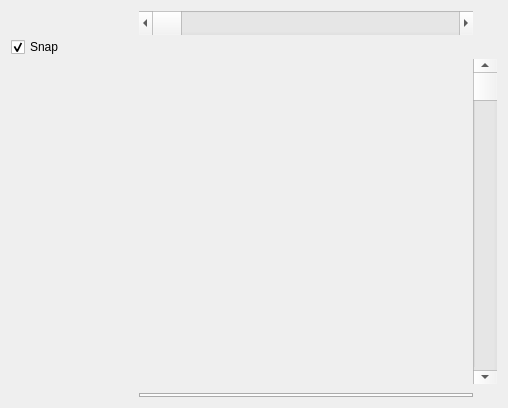
<?xml version="1.0" encoding="UTF-8"?>
<ui version="4.0">
 <class>GanttWidget</class>
 <widget class="QWidget" name="GanttWidget">
  <property name="geometry">
   <rect>
    <x>0</x>
    <y>0</y>
    <width>508</width>
    <height>408</height>
   </rect>
  </property>
  <property name="windowTitle">
   <string>Form</string>
  </property>
  <layout class="QGridLayout" name="gridLayout" rowstretch="0,0,1,0">
   <property name="spacing">
    <number>0</number>
   </property>
   <item row="1" column="2">
    <widget class="GanttScaleWidget" name="scaleWidget" native="true"/>
   </item>
   <item row="2" column="2">
    <widget class="QScrollBar" name="verticalScrollBar">
     <property name="minimumSize">
      <size>
       <width>24</width>
       <height>0</height>
      </size>
     </property>
     <property name="sliderPosition">
      <number>0</number>
     </property>
     <property name="orientation">
      <enum>Qt::Orientation::Vertical</enum>
     </property>
    </widget>
   </item>
   <item row="0" column="1">
    <widget class="QScrollBar" name="horizontalScrollBar">
     <property name="minimumSize">
      <size>
       <width>0</width>
       <height>24</height>
      </size>
     </property>
     <property name="orientation">
      <enum>Qt::Orientation::Horizontal</enum>
     </property>
    </widget>
   </item>
   <item row="1" column="0">
    <widget class="QCheckBox" name="snapCheckBox">
     <property name="text">
      <string>Snap</string>
     </property>
     <property name="checked">
      <bool>true</bool>
     </property>
    </widget>
   </item>
   <item row="1" column="1">
    <widget class="GanttHeaderWidget" name="headerWidget" native="true">
     <property name="minimumSize">
      <size>
       <width>0</width>
       <height>24</height>
      </size>
     </property>
     <property name="maximumSize">
      <size>
       <width>16777215</width>
       <height>16777215</height>
      </size>
     </property>
    </widget>
   </item>
   <item row="2" column="0">
    <widget class="QWidget" name="leftWidget" native="true">
     <property name="minimumSize">
      <size>
       <width>128</width>
       <height>0</height>
      </size>
     </property>
     <property name="maximumSize">
      <size>
       <width>128</width>
       <height>16777215</height>
      </size>
     </property>
    </widget>
   </item>
   <item row="2" column="1">
    <widget class="GanttEditorWidget" name="editorWidget" native="true"/>
   </item>
   <item row="3" column="1">
    <widget class="QStackedWidget" name="bottomWidget">
     <property name="sizePolicy">
      <sizepolicy hsizetype="Preferred" vsizetype="Preferred">
       <horstretch>0</horstretch>
       <verstretch>0</verstretch>
      </sizepolicy>
     </property>
     <property name="currentIndex">
      <number>1</number>
     </property>
     <widget class="QWidget" name="singlePage">
      <layout class="QGridLayout" name="gridLayout_3">
       <property name="leftMargin">
        <number>0</number>
       </property>
       <property name="rightMargin">
        <number>0</number>
       </property>
       <property name="bottomMargin">
        <number>0</number>
       </property>
       <item row="0" column="0">
        <widget class="QWidget" name="widget" native="true"/>
       </item>
      </layout>
     </widget>
     <widget class="QWidget" name="multiPage">
      <layout class="QGridLayout" name="gridLayout_2">
       <property name="leftMargin">
        <number>0</number>
       </property>
       <property name="topMargin">
        <number>9</number>
       </property>
       <property name="rightMargin">
        <number>0</number>
       </property>
       <property name="bottomMargin">
        <number>0</number>
       </property>
       <item row="0" column="0">
        <widget class="QTabWidget" name="tabWidget">
         <property name="tabPosition">
          <enum>QTabWidget::TabPosition::South</enum>
         </property>
         <property name="currentIndex">
          <number>-1</number>
         </property>
        </widget>
       </item>
      </layout>
     </widget>
    </widget>
   </item>
  </layout>
 </widget>
 <customwidgets>
  <customwidget>
   <class>GanttEditorWidget</class>
   <extends>QWidget</extends>
   <header>common/ganttwidget/gantteditorwidget.h</header>
   <container>1</container>
  </customwidget>
  <customwidget>
   <class>GanttHeaderWidget</class>
   <extends>QWidget</extends>
   <header>common/ganttwidget/ganttheaderwidget.h</header>
   <container>1</container>
  </customwidget>
  <customwidget>
   <class>GanttScaleWidget</class>
   <extends>QWidget</extends>
   <header>common/ganttwidget/ganttscalewidget.h</header>
   <container>1</container>
  </customwidget>
 </customwidgets>
 <resources/>
 <connections/>
</ui>
